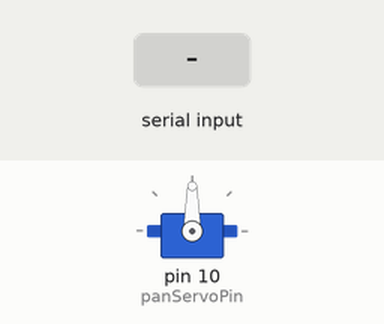
This sketch was run on a simulated Arduino Uno, built with avr-gcc and run on an emulated ATmega328P. Parts: servo. The test bench sets the inputs (shaded band). What the sketch prints to the serial monitor is not drawn.

Above: at 1.2 s.
1.3 s: "1\n" received over Serial
Timing chart, 0 to 4.3 s (numbered marks = the images above; inputs shaded):
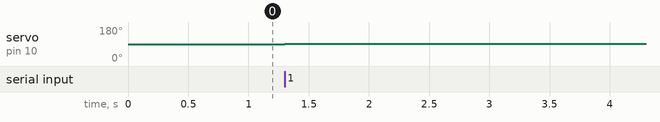

The sketch:

magnumUNOb.ino
```cpp
//this code aligns a servo mounted cam to the center of a bucket
#include <Servo.h>

// Create a Servo object for panning the camera
Servo panServo;
int moveon = 0;  // Added semicolon to end the statement

// Define the pin number for the pan servo
const int panServoPin = 10;

// Define the initial and movement range for the pan servo
const int initialPanPosition = 90;  // Center position (0-180 degrees)
const int panMin = 0;
const int panMax = 180;
int positioncrnt = 90;

void setup() {
  // Attach the servo to the pin
  panServo.attach(panServoPin);

  // Initialize the servo to the center position
  panServo.write(initialPanPosition);

  // Start serial communication at 9600 baud rate
  Serial.begin(9600);
}

void loop() {
  // Check if data is available on the serial port
  while (Serial.available() > 0) {
    // Read the incoming string until a newline character
    String incomingDeg = Serial.readStringUntil('\n');

    // Trim any leading or trailing whitespace
    incomingDeg.trim();

    // Update the position based on the incoming degree value
    if (incomingDeg == "1" && positioncrnt < panMax) {
      positioncrnt++;
    } else if (incomingDeg == "2" && positioncrnt > panMin) {
      positioncrnt--;
    }

    Serial.print("Received number: ");
    Serial.println(incomingDeg);
    Serial.println(positioncrnt);

    // Write the new position to the servo
    panServo.write(positioncrnt);
    delay(10);  // Small delay to avoid overwhelming the serial buffer
  }

  // This line will always execute, incrementing `moveon` continuously if no serial data is available
}
```

Measured:
- after the input at 1.3 s, servo on pin 10 (panServoPin): 90° → 91° at once
